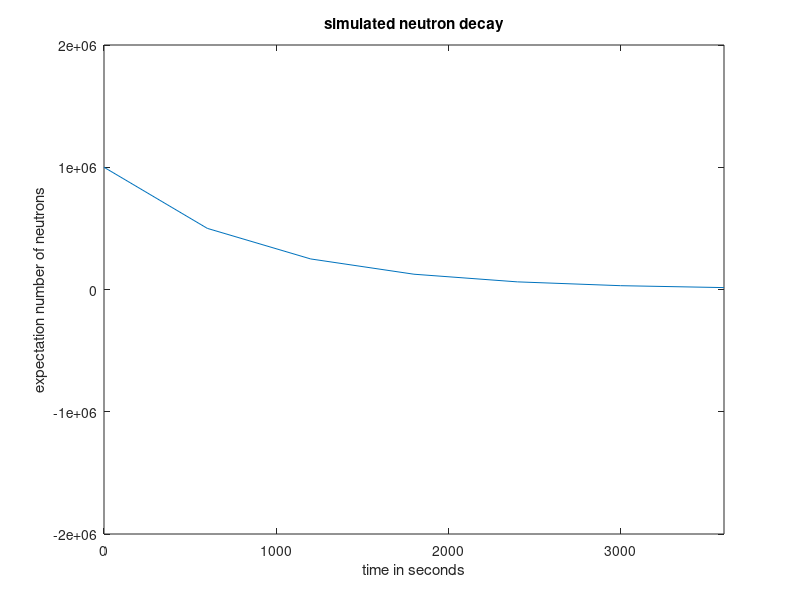

This chart was generated by the following MATLAB code:
%190315[Ides of March]AH Reworking of old exponential decay program.
%	a(l) is the amount of neutrons at timestep l-1 .
clear
a(1)=1.e6 %a(1) is A_0 , the amount at time 0
t(1)=0
%dt=1
%dt=10
%dt=60
dt=600
%dt=1200
%dt=1800
C=1./1200.
ttotal=3600.
nl=ttotal/dt
for l=1:nl
t(l+1)=l*dt;
a(l+1)=(1-C*dt)*a(l);
end
plot(t,a);
axis([0. ttotal  -2*a(1) 2*a(1)])
xlabel('time in seconds')
ylabel('expectation number of neutrons')
title('simulated neutron decay')
%Theoretical
%	t_th=0:dt:ttotal;
%a_th=exp(t_th);
%plot(t_th,a_th)
%axis([0. ttotal -2a 2a])
%title('theoretical neutron decay')
%ylabel('simulated expectation number - theoretical expectation number')
%title('simulated - theoretical neutron decay')
%plot(t_th,a-a_th);
%ylabel('(sim. ex. number - theo. ex. number)/theo. ex. number')
%title('proportional simulated - theoretical neutron decay')
%plot(t_th,(a-a_th)./a_th);
%axis([0. 3600. -1.e-3 1.e-3])

